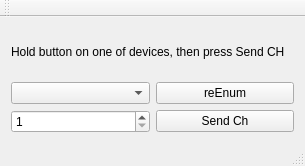
<?xml version="1.0" encoding="UTF-8"?>
<ui version="4.0">
 <class>MainWindow</class>
 <widget class="QMainWindow" name="MainWindow">
  <property name="geometry">
   <rect>
    <x>0</x>
    <y>0</y>
    <width>305</width>
    <height>166</height>
   </rect>
  </property>
  <property name="windowTitle">
   <string>DMX2PWMconfig</string>
  </property>
  <widget class="QWidget" name="centralWidget">
   <layout class="QGridLayout" name="gridLayout_2">
    <item row="1" column="0">
     <layout class="QGridLayout" name="gridLayout">
      <item row="1" column="0">
       <widget class="QSpinBox" name="spinBox">
        <property name="minimum">
         <number>1</number>
        </property>
        <property name="maximum">
         <number>511</number>
        </property>
       </widget>
      </item>
      <item row="0" column="0">
       <widget class="QComboBox" name="comboBox"/>
      </item>
      <item row="0" column="1">
       <widget class="QPushButton" name="pushButton">
        <property name="text">
         <string>reEnum</string>
        </property>
       </widget>
      </item>
      <item row="1" column="1">
       <widget class="QPushButton" name="pushButton_2">
        <property name="text">
         <string>Send Ch</string>
        </property>
       </widget>
      </item>
     </layout>
    </item>
    <item row="0" column="0">
     <widget class="QLabel" name="label">
      <property name="text">
       <string>Hold button on one of devices, then press Send CH</string>
      </property>
     </widget>
    </item>
   </layout>
  </widget>
  <widget class="QMenuBar" name="menuBar">
   <property name="geometry">
    <rect>
     <x>0</x>
     <y>0</y>
     <width>305</width>
     <height>23</height>
    </rect>
   </property>
  </widget>
  <widget class="QToolBar" name="mainToolBar">
   <attribute name="toolBarArea">
    <enum>TopToolBarArea</enum>
   </attribute>
   <attribute name="toolBarBreak">
    <bool>false</bool>
   </attribute>
  </widget>
  <widget class="QStatusBar" name="statusBar"/>
 </widget>
 <layoutdefault spacing="6" margin="11"/>
 <resources/>
 <connections/>
</ui>
